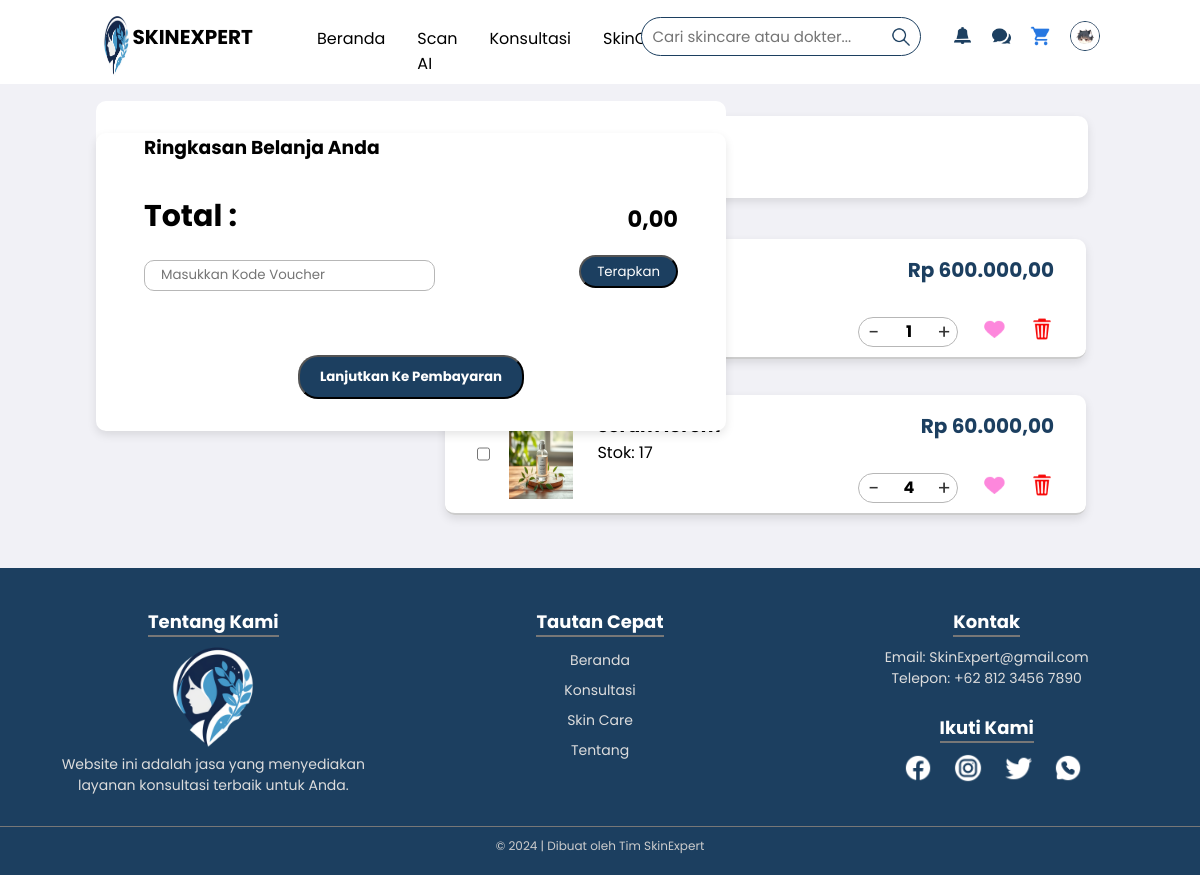
/keranjang/keranjang.php (signed in), run on the app's committed database.
### tables this page shows
CREATE TABLE `keranjang` (
  `id_keranjang` int NOT NULL,
  `id_produk` int NOT NULL,
  `email` varchar(100) NOT NULL,
  `jumlah` int NOT NULL
);

CREATE TABLE `produk` (
  `id_produk` int NOT NULL,
  `nama_produk` varchar(255) NOT NULL,
  `deskripsi_produk` text NOT NULL,
  `harga` int NOT NULL,
  `stok` int NOT NULL,
  `gambar_produk` varchar(255) NOT NULL,
  `nama_toko` varchar(255) NOT NULL,
  `id_kategori` int NOT NULL
);

### keranjang/keranjang.php (the view, shortened to what this page needs)
<?php
include '../asset/dbskin.php';
$email = $_SESSION['email'];
$query = "
    SELECT k.id_keranjang, k.id_produk, k.jumlah, p.nama_produk, p.harga, p.stok, p.gambar_produk, p.nama_toko
    FROM keranjang k
    JOIN produk p ON k.id_produk = p.id_produk
    WHERE k.email = '$email'
";
$result = mysqli_query($conn, $query);
$keranjang = [];
$total_harga = 0;
$total_jumlah = 0;
while ($row = mysqli_fetch_assoc($result)) {
    $keranjang[$row['nama_toko']][] = $row;
    $total_jumlah += $row['jumlah'];
}
?>
<!DOCTYPE html>
<html lang="en">
<head>
</head>
<body>
    <?php include '../header.php'; ?>
    <main>
        <section>
            <div class="keranjang">
                <div class="keranjang-harga">
                    <div class="border">
                        <div class="total">
                            <div class="rincian">
                                <h3>Ringkasan Belanja Anda</h3>
                            </div>
                        </div>
                        <div class="grid-total-harga-semua">
                            <div class="total-produk-semua">
                                <h1>Total :</h1>
                            </div>
                            <div class="total-harga-semua">
                                <h1><span id="subtotal"><?php echo number_format($total_harga, 2, ',', '.'); ?></span></h1>
                            </div>
                        </div>
                        <div class="voucher">
                            <div>
                                <input class="voucher-input" type="text" placeholder="Masukkan Kode Voucher">
                            </div>
                            <div class="total-harga-semua">
                                <button class="terapkan">Terapkan</button>
                            </div>
                        </div>
                        <div class="bayar">
                            <form method="post" action="../pembayaran/bayar_produk.php">
                                <button class="btn-bayar">Lanjutkan Ke Pembayaran</button>
                            </form>
                        </div>
                    </div>
                </div>
                <div class="keranjang-produk">
                    <div class="pilih-container">
                        <div style="display: flex; padding: 1rem;">
                            <p style=" font-weight: 600; margin-right: 29.5rem;">Pilih Semua (<?php echo $total_jumlah; ?>)</p>
                        </div>
                    </div>
                    <table>
                        <?php if (!empty($keranjang)) { ?>
                            <?php foreach ($keranjang as $nama_toko => $produk_list) { ?>
                                <tr>
                                    <td colspan="3" class="nama-toko">
                                        <a href="" style="display: flex;">
                                            <h3><?php echo $nama_toko; ?></h3>
                                        </a>
                                    </td>
                                </tr>
                                <?php foreach ($produk_list as $row) {
                                ?>
                                    <tr id="last-product">
                                        <td>
                                            <div class="keranjang-produk-detail">
                                                <div class="checkbox-container">
                                                    <input type="checkbox" name="selected_products[]" value="<?php echo $row['id_keranjang']; ?>" class="product-checkbox">
                                                    <img class="keranjang-produk-gambar" src="../gambar/<?php echo $row['gambar_produk']; ?>" alt="<?php echo $row['nama_produk']; ?>">
                                                    <div class="judul-container">
                                                        <div class="judul-produk">
                                                            <h3><?php echo $row['nama_produk']; ?></h3>
                                                        </div>
                                                        <p>Stok: <?php echo $row['stok']; ?></p>
                                                    </div>
                                                </div>
                                                <div class="harga-produk">
                                                    <p>Rp <?php echo number_format($row['harga'], 2, ',', '.'); ?></p>
                                                    <div class="harga-produk-container">
                                                        <div class="quantity-control">
                                                            <form method="POST" action="../keranjang/update_cart.php" style="display:inline;">
                                                                <button type="submit" class="quantity-btn-decrease">-</button>
                                                            </form>
                                                            <input type="text" class="quantity" value="<?php echo $row['jumlah']; ?>" min="1" max="<?php echo $row['stok']; ?>" data-stok="<?php echo $row['stok']; ?>" readonly>
                                                            <form method="POST" action="../keranjang/update_cart.php" style="display:inline;">
                                                                <button type="submit" class="quantity-btn-increase">+</button>
                                                            </form>
                                                        </div>
                                                        <div>
                                                            <form method="POST">
                                                                <button type="submit" class="tombol-favorit">
                                                                    <img src="../ikon/love.png" alt="" style="width: 1.5rem;">
                                                                </button>
                                                            </form>
                                                        </div>
                                                        <div>
                                                            <form method="POST" action="../keranjang/delete_cart.php">
                                                                <button type="submit" class="tombol-hapus">
                                                                    <img src="../ikon/delete.png" alt="" style="width: 1.5rem;">
                                                                </button>
                                                            </form>
                                                        </div>
                                                    </div>
                                                </div>
                                            </div>
                                        </td>
                                    </tr>
                                <?php } ?>
                            <?php } ?>
                        <?php } else { ?>
                            <tr>
                                <td colspan="3">Keranjang Anda kosong.</td>
                            </tr>
                        <?php } ?>
                    </table>
                </div>
            </div>
        </section>
    </main>
    <?php include '../footer.php'; ?>
</body>

### keranjang/keranjang.php (style rules this page uses)
* { font-family: "Poppins", serif; padding: 0; margin: 0; overscroll-behavior: none; }
main { padding-bottom: 2rem; }
:root { --primary-color: #1C3F60; --secondary-color: #ffff; --text-color: #333; --text-color-secondary: #ffff; --back-color: #DBE2EF; }
main { margin-top: 2rem; margin-left: 5rem; margin-right: 5rem; }
body { background-color: #f1f1f6; }
.keranjang { display: flex; grid-template-columns: 1fr 1fr; margin-bottom: 1rem; margin-left: 1rem; margin-right: 2rem; }
.keranjang-produk-detail { border-radius: 10px; box-shadow: 0 4px 10px rgba(0, 0, 0, 0.1); background-color: white; border-bottom: 2px solid #ccc; margin-bottom: 0.2rem; display: grid; grid-template-columns: 1fr 1fr; }
.keranjang-produk-gambar { padding: 8px; margin-top: 6px; width: 25%; height: 90%; }
.nama-toko { display: flex; }
.nama-toko :where(a) { text-decoration: none; color: var(--primary-color); }
.judul-produk { justify-self: left; font-weight: bold; }
.harga-produk { justify-content: right; margin-right: 2rem; justify-self: end; align-items: end; }
.harga-produk p { color: #1C3F60; font-weight: bold; margin-top: 1rem; justify-self: right; font-size: 20px; }
.harga-produk-container { display: flex; margin-top: 2rem; }
.tombol-hapus { justify-self: end; display: flex; right: 0; background-color: white; border: none; text-decoration: none; font-weight: bold; margin-left: 1.5rem; cursor: pointer; }
.tombol-favorit { justify-self: end; display: flex; right: 0; background-color: white; border: none; color: black; text-decoration: none; font-weight: bold; margin-bottom: 10px; margin-left: 1.5rem; cursor: pointer; }
.quantity-control { justify-self: end; display: flex; align-items: center; border: 1px solid #b7b7b7; border-radius: 20px; width: 100px; height: 30px; margin-bottom: 10px; }
.quantity-btn-decrease { background-color: transparent; border: none; width: 30px; height: 100%; font-size: 20px; color: #333; cursor: pointer; }
.quantity-btn-increase { background-color: transparent; border: none; width: 30px; height: 100%; font-size: 20px; color: #333; cursor: pointer; }
.quantity { border: none; width: 40px; text-align: center; font-weight: bold; font-size: 16px; outline: none; }
.checkbox-container { display: flex; }
.product-checkbox { margin-right: 0.7rem; margin-left: 2rem; }
.total { text-decoration: none; }
.keranjang-harga { border-radius: 10px; background-color: white; position: fixed; margin-right: 5rem; top: 6.3rem; }
.keranjang-produk { border-radius: 10px; margin-left: 35%; }
.border { box-shadow: 0 4px 10px rgba(0, 0, 0, 0.1); border-radius: 10px; }
.rincian { margin-top: 2rem; margin-left: 3rem; }
.grid-total-harga-semua { margin-top: 2rem; display: grid; grid-template-columns: 1fr 1fr; }
.total-produk-semua { margin-left: 3rem; font-size: 20px; }
.total-harga-semua { margin-top: 0.5rem; margin-right: 3rem; text-align: right; font-size: 15px; }
.voucher { margin-top: 0.5rem; margin-left: 3rem; display: grid; grid-template-columns: 1fr 1fr; }
.voucher-input { border: 1px solid #b7b7b7; border-radius: 10px; padding-right: 1rem; padding-left: 1rem; padding-bottom: 0.3rem; padding-top: 0.3rem; color: black; text-decoration: none; margin-top: 0.8rem; }
.terapkan { background-color: #1C3F60; margin-left: 3rem; text-align: center; text-decoration: none; color: white; border-radius: 20px; padding-top: 0.3rem; padding-bottom: 0.3rem; padding-right: 1rem; padding-left: 1rem; }
.bayar { margin-top: 4rem; justify-self: center; }
.btn-bayar { background-color: #1C3F60; color: white; font-weight: bold; padding: 10px 20px; border-radius: 20px; text-decoration: none; margin-bottom: 2rem; cursor: pointer; }
.judul-container { margin-top: 1rem; margin-left: 1rem; }
.pilih-container { box-shadow: 0 4px 10px rgba(0, 0, 0, 0.1); border-radius: 10px; display: flex; background-color: white; margin-bottom: 0.5rem; }

### header.php (style rules this page uses)
* { overscroll-behavior: none; font-family: "Poppins", serif; padding: 0; margin: 0; }
:root { --primary-color: #1C3F60; --secondary-color: #ffff; --text-color: #333; --text-color-secondary: #ffff; --back-color: #DBE2EF; }
body { margin: 0; overflow-x: hidden; }

### footer.php (style rules this page uses)
* { margin: 0; padding: 0; box-sizing: border-box; }
body { display: flex; flex-direction: column; min-height: 100vh; }
:root { --primary-color: #1C3F60; --secondary-color: #ffff; --text-color: #333; --text-color-secondary: #ffff; }

### data on the page
keranjang: id_produk.harga "600.000,00", jumlah "1"
keranjang: id_produk.gambar_produk (picture), id_produk.stok "17", id_produk.harga "60.000,00", jumlah "4"

### other printed values
$total_harga "0,00"
